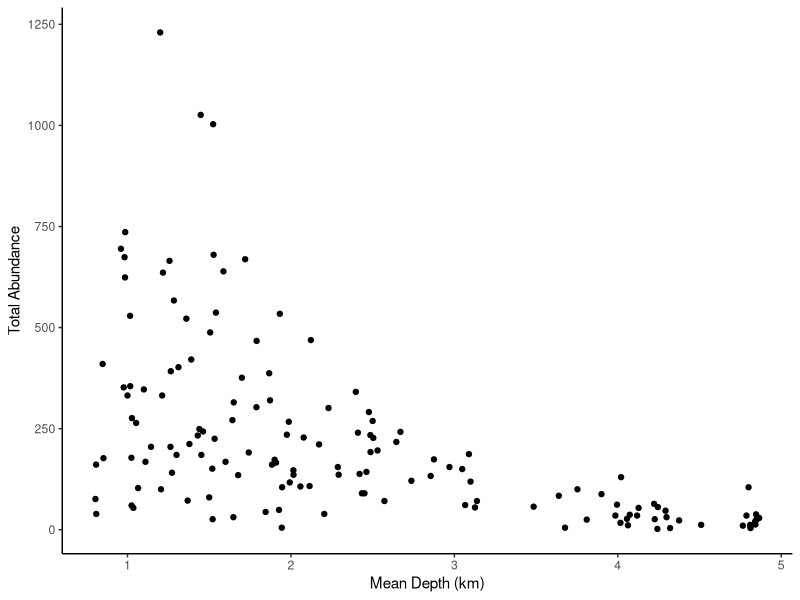
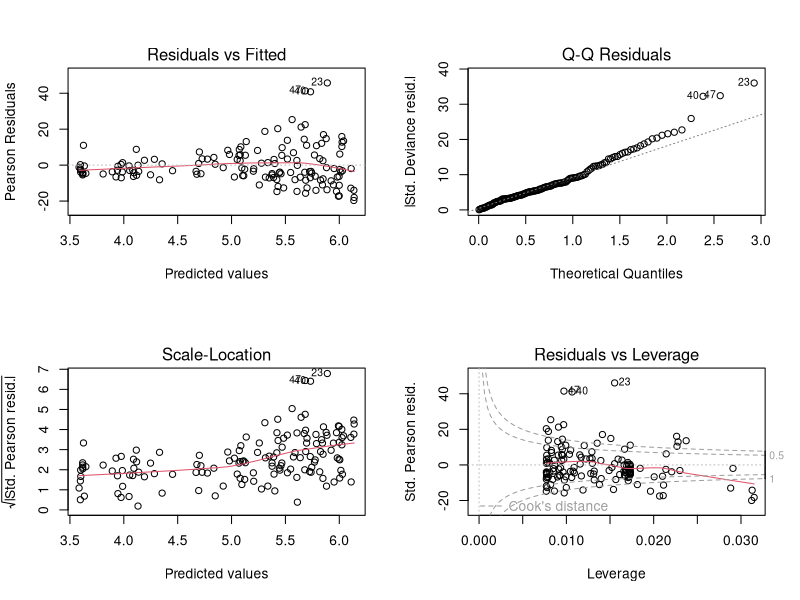
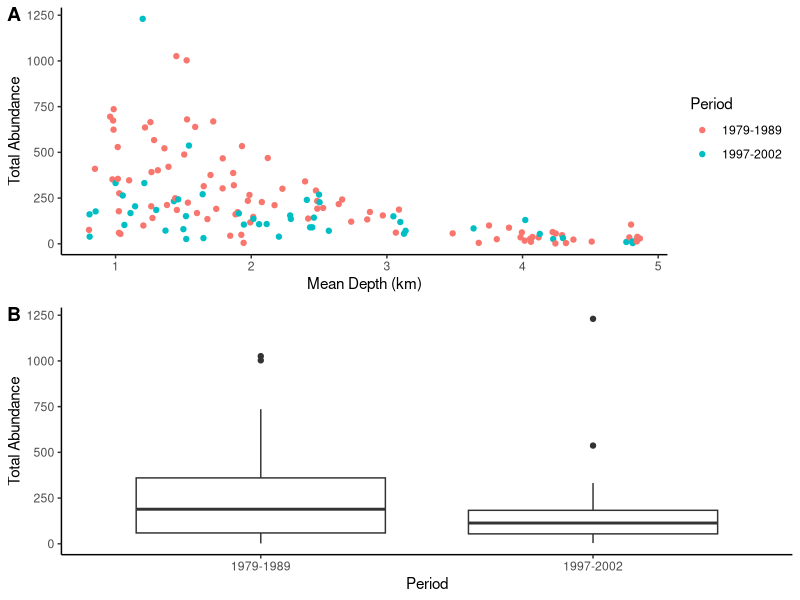
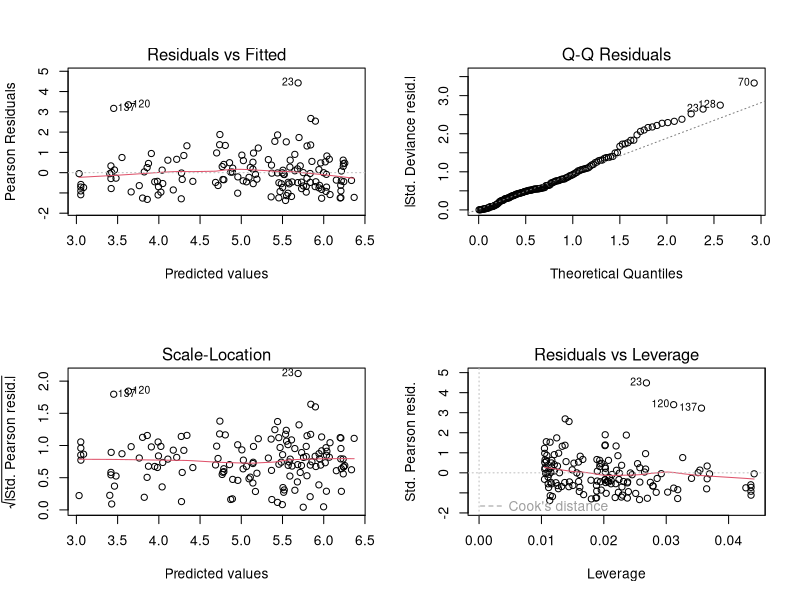
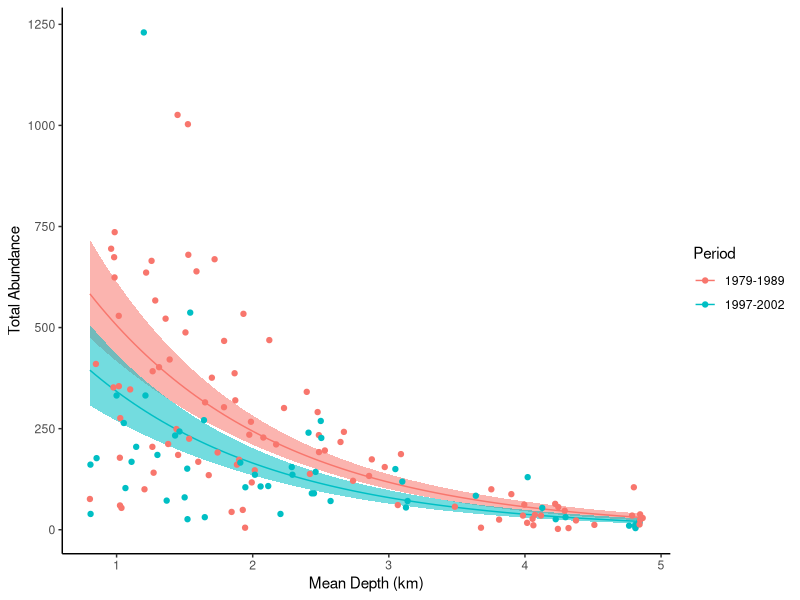
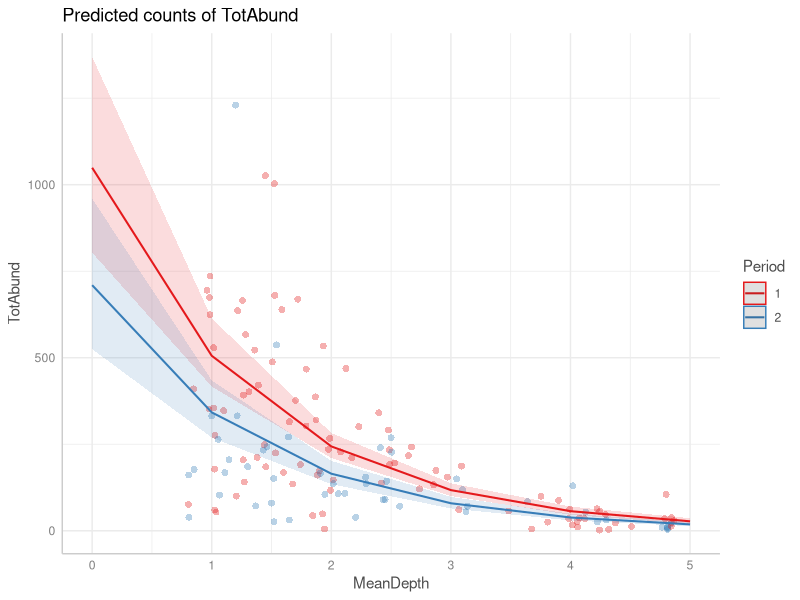
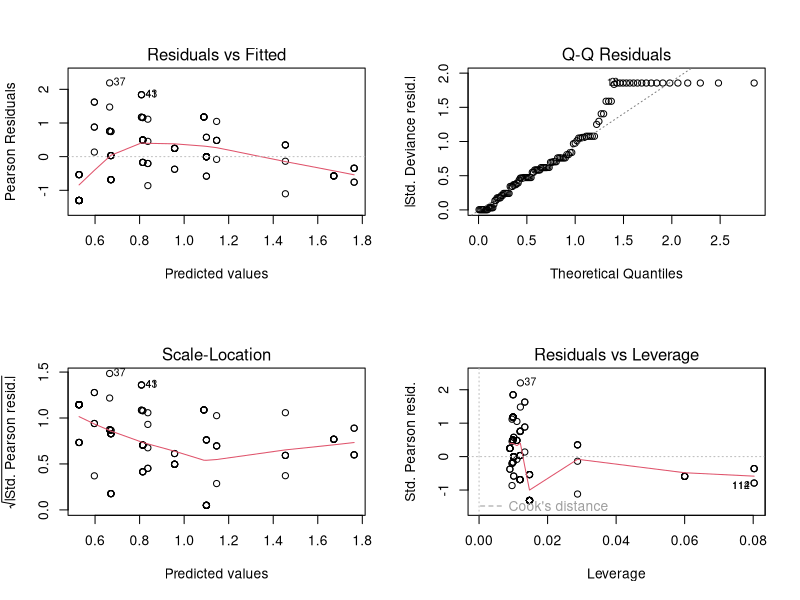
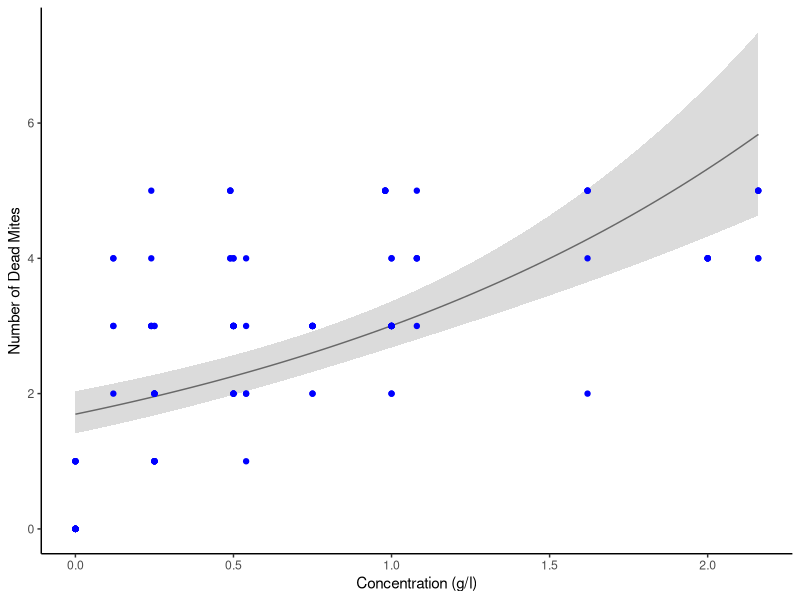

These figures' R source, in order:
require(ggplot2)
require(MASS)
require(ggpubr)

getwd()
fish<- read.csv("../data/fisheries.csv", stringsAsFactors = T)
str(fish)

ggplot(fish, aes(x=MeanDepth, y=TotAbund))+
  geom_point()+
  labs(x= "Mean Depth (km)", y="Total Abundance")+
  theme_classic()

M1<- glm(TotAbund~MeanDepth, data = fish, family = "poisson")
summary(M1)

par(mfrow=c(2,2))
plot(M1)

sum(cooks.distance(M1)>1)

scatterplot<-ggplot(fish, aes(x=MeanDepth, y=TotAbund, color=factor(Period)))+
  geom_point()+
  labs(x= "Mean Depth (km)", y="Total Abundance")+
  theme_classic()+
  scale_color_discrete(name="Period", labels=c("1979-1989", "1997-2002"))
boxplot<- ggplot(fish, aes(x=factor(Period, labels=c("1979-1989", "1997-2002")), y=TotAbund))+
  geom_boxplot()+
  theme_classic()+
  labs(x="Period", y="Total Abundance")
ggarrange(scatterplot, boxplot, labels=c("A","B"), ncol=1, nrow=2)

fish$Period<- factor(fish$Period)
M2<- glm(TotAbund~MeanDepth*Period, data = fish, family="poisson")
summary(M2)

anova(M2, test="Chisq")

M3<- glm.nb(TotAbund~MeanDepth*Period, data = fish)
summary(M3)

anova(M3, test = "Chisq")

M4<- glm.nb(TotAbund~MeanDepth+Period, data = fish)
summary(M4)

anova(M4, test = "Chisq")

par(mfrow=c(2,2))
plot(M4)

range(fish$MeanDepth)
period1 <- data.frame(MeanDepth=seq(from=0.804, to=4.865, length=100), Period="1")
period2 <- data.frame(MeanDepth=seq(from=0.804, to=4.865, length=100), Period="2")
period1_predictions<- predict(M4, newdata = period1, type = "link", se.fit = TRUE) # the type="link" here predicted the fit and se on the log-linear scale. 
period2_predictions<- predict(M4, newdata = period2, type = "link", se.fit = TRUE)
period1$pred<- period1_predictions$fit
period1$se<- period1_predictions$se.fit
period1$upperCI<- period1$pred+(period1$se*1.96)
period1$lowerCI<- period1$pred-(period1$se*1.96)
period2$pred<- period2_predictions$fit
period2$se<- period2_predictions$se.fit
period2$upperCI<- period2$pred+(period2$se*1.96)
period2$lowerCI<- period2$pred-(period2$se*1.96)
complete<- rbind(period1, period2)

ggplot(complete, aes(x=MeanDepth, y=exp(pred)))+
  geom_line(aes(color=factor(Period)))+
  geom_ribbon(aes(ymin=exp(lowerCI), ymax=exp(upperCI), fill=factor(Period), alpha=0.3), show.legend = FALSE)+ 
  geom_point(fish, mapping = aes(x=MeanDepth, y=TotAbund, color=factor(Period)))+
  labs(y="Total Abundance", x="Mean Depth (km)")+
  theme_classic()+
  scale_color_discrete(name="Period", labels=c("1979-1989", "1997-2002"))

install.packages("ggeffects")
require(ggeffects)
plot(ggpredict(M4, terms=c("MeanDepth", "Period")), show_data=T)

mites<- read.csv("../data/bee_mites.csv")
mites_m1<- glm(Dead_mites~Concentration, data = mites, family = "poisson")
summary(mites_m1)
anova(mites_m1, test = "Chisq")

par(mfrow=c(2,2)) #partitioning the plot window into a 2X2
plot(mites_m1)

range(mites$Concentration) # Finding the range of concentration
## [1] 0.00 2.16
new_data <- data.frame(Concentration=seq(from=0, to=2.16, length=100))
predictions<- predict(mites_m1, newdata = new_data, type = "link", se.fit = TRUE) # the type="link" here predicted the fit and se on the log-linear scale. 
new_data$pred<- predictions$fit
new_data$se<- predictions$se.fit
new_data$upperCI<- new_data$pred+(new_data$se*1.96)
new_data$lowerCI<- new_data$pred-(new_data$se*1.96)

# Making the Plot 
ggplot(new_data, aes(x=Concentration, y=exp(pred)))+ 
  geom_line(col="black")+
  geom_ribbon(aes(ymin=exp(lowerCI), ymax=exp(upperCI), alpha=0.1), show.legend = FALSE, fill="grey")+ 
  geom_point(mites, mapping = aes(x=Concentration, y=Dead_mites), col="blue")+
  labs(y="Number of Dead Mites", x="Concentration (g/l)")+
  theme_classic()
